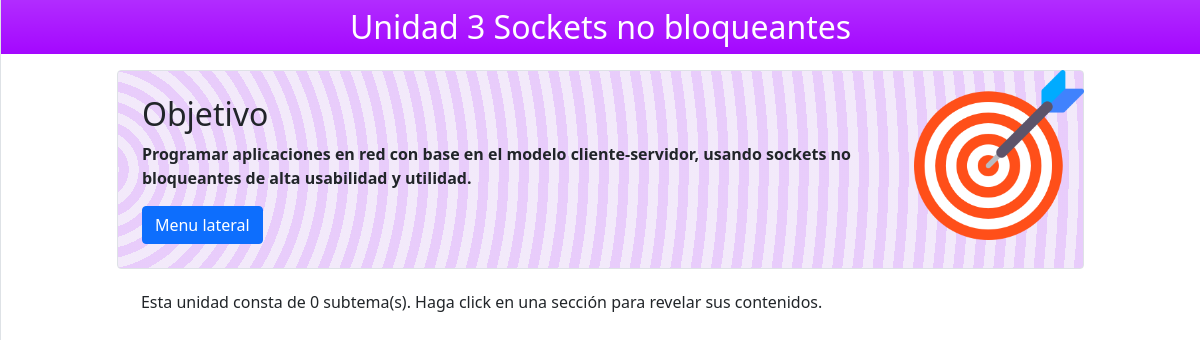
Screenshot of /3/ with the database file from the repository.
### gestion/models.py (models this page shows, shortened)
class BaseUnit(models.Model):
    class Meta:
        abstract = True
    name = models.CharField(
        max_length=50, help_text="Nombre de la unidad.", verbose_name="Nombre de la unidad"
    )
    order = models.PositiveIntegerField(
        unique=True, help_text="Índice de la unidad (usado para ordenar cada unidad).", verbose_name="Índice"
    )

class Unit(BaseUnit):
    class Meta:
        ordering = ("order",)
    goal = models.CharField(
        max_length=200, default="Ejemplo", help_text="Objetivo de la materia.", verbose_name="Objetivo"
    )
    header_color = ColorField(default="#000000", help_text="Color de la barra principal.")

### gestion/views.py (the view)
# urls.py: path("<int:order>/", views.unit, name="unit"),
def unit(request, order: int):
    if this_unit := Unit.objects.filter(order=order).first():
        return render(
            request,
            "unit.html",
            context={
                "this_unit": this_unit,
                "units": Unit.objects.all(),
                "subunits": SubUnit.objects.filter(parent=this_unit),
            },
        )
    raise Http404()

### gestion/templates/unit.html (shortened to what this page needs)
{% extends 'base.html' %}
{% load static %}
{% block content %}
	<div style="padding-top: 0px;">
        <div class="text-white text-center mx-auto p-2 bg-gradient " style="background-color: {{ this_unit.header_color }};">
			<h2 style="margin-bottom: 0"> Unidad {{this_unit.order}} {{this_unit.name}}</h2>
        </div>
        <div class="col col-md-10 p-3 mx-auto">
            <img src="{% static 'main/target.png'%}" width="170" height="170" class="d-inline-block align-top float-right" alt="">
            <div class="bg-light p-4 rounded border border_acccent soft_accent">
                <h2 id="objetivo">Objetivo</h2>
                <p class="font-weight-bold">
                	{{ this_unit.goal }}
                </p>
                <button class="btn btn-primary text-white" id="sidebarToggle">Menu lateral</button>
            </div>
            <div class="p-4">
                <h6>Esta unidad consta de {{ subunits | length}} subtema(s). Haga click en una sección para revelar sus contenidos.</h6>
            </div>
        </div>
    </div>
  </div>
{% endblock %}

### rows the page displays
Unit: order "3", name "Sockets no bloqueantes", goal "Programar aplicaciones en red con base en el modelo cliente-servidor, usando sockets no bloqueantes de alta usabilidad y utilidad."

### other values shown
{{ subunits | length }} "0"
